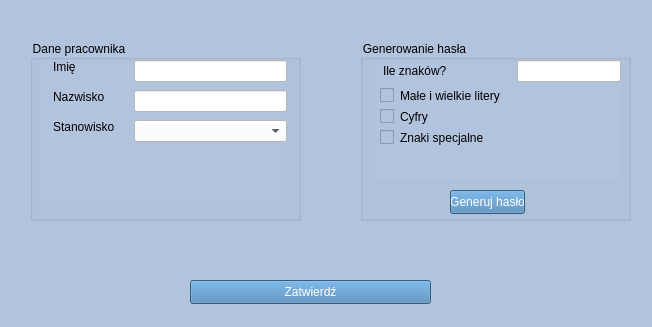
<?xml version="1.0" encoding="UTF-8"?>
<ui version="4.0">
 <class>MainWindow</class>
 <widget class="QMainWindow" name="MainWindow">
  <property name="geometry">
   <rect>
    <x>0</x>
    <y>0</y>
    <width>652</width>
    <height>327</height>
   </rect>
  </property>
  <property name="windowTitle">
   <string>MainWindow</string>
  </property>
  <property name="whatsThis">
   <string>&lt;html&gt;&lt;head/&gt;&lt;body&gt;&lt;p&gt;XDDD SAM NIE WIEM COŚ Z EGZAMINU&lt;/p&gt;&lt;/body&gt;&lt;/html&gt;</string>
  </property>
  <property name="styleSheet">
   <string notr="true">background-color: rgb(178,195,221);</string>
  </property>
  <widget class="QWidget" name="centralwidget">
   <widget class="QGroupBox" name="groupBox">
    <property name="geometry">
     <rect>
      <x>30</x>
      <y>40</y>
      <width>271</width>
      <height>181</height>
     </rect>
    </property>
    <property name="styleSheet">
     <string notr="true">
</string>
    </property>
    <property name="title">
     <string>Dane pracownika</string>
    </property>
    <widget class="QWidget" name="formLayoutWidget">
     <property name="geometry">
      <rect>
       <x>10</x>
       <y>20</y>
       <width>247</width>
       <height>141</height>
      </rect>
     </property>
     <layout class="QFormLayout" name="formLayout">
      <item row="0" column="0">
       <widget class="QLabel" name="imiLabel">
        <property name="styleSheet">
         <string notr="true">border: 0px; margin: 10px; margin-top: 0
</string>
        </property>
        <property name="text">
         <string>Imię</string>
        </property>
       </widget>
      </item>
      <item row="0" column="1">
       <widget class="QLineEdit" name="nameLineEdit">
        <property name="minimumSize">
         <size>
          <width>153</width>
          <height>22</height>
         </size>
        </property>
        <property name="maximumSize">
         <size>
          <width>153</width>
          <height>22</height>
         </size>
        </property>
        <property name="styleSheet">
         <string notr="true">background-color: rgb(255, 255, 255);</string>
        </property>
       </widget>
      </item>
      <item row="1" column="0">
       <widget class="QLabel" name="nazwiskoLabel">
        <property name="styleSheet">
         <string notr="true">border: 0px; margin: 10px; margin-top: 0px
</string>
        </property>
        <property name="text">
         <string>Nazwisko</string>
        </property>
       </widget>
      </item>
      <item row="1" column="1">
       <widget class="QLineEdit" name="surnameLineEdit">
        <property name="styleSheet">
         <string notr="true">background-color: rgb(255, 255, 255);</string>
        </property>
       </widget>
      </item>
      <item row="2" column="0">
       <widget class="QLabel" name="stanowiskoLabel">
        <property name="styleSheet">
         <string notr="true">border: 0px; margin: 10px; margin-top: 0px

</string>
        </property>
        <property name="text">
         <string>Stanowisko</string>
        </property>
       </widget>
      </item>
      <item row="2" column="1">
       <widget class="QComboBox" name="positionComboBox">
        <property name="enabled">
         <bool>true</bool>
        </property>
        <property name="styleSheet">
         <string notr="true">background-color: rgb(255, 255, 255);</string>
        </property>
        <item>
         <property name="text">
          <string/>
         </property>
        </item>
        <item>
         <property name="text">
          <string>Kierownik</string>
         </property>
        </item>
        <item>
         <property name="text">
          <string>Starszy programista</string>
         </property>
        </item>
        <item>
         <property name="text">
          <string>Młodszy programista</string>
         </property>
        </item>
        <item>
         <property name="text">
          <string>Tester</string>
         </property>
        </item>
       </widget>
      </item>
     </layout>
    </widget>
   </widget>
   <widget class="QGroupBox" name="groupBox_2">
    <property name="geometry">
     <rect>
      <x>360</x>
      <y>40</y>
      <width>271</width>
      <height>181</height>
     </rect>
    </property>
    <property name="styleSheet">
     <string notr="true">
</string>
    </property>
    <property name="title">
     <string>Generowanie hasła</string>
    </property>
    <widget class="QWidget" name="formLayoutWidget_2">
     <property name="geometry">
      <rect>
       <x>10</x>
       <y>20</y>
       <width>251</width>
       <height>121</height>
      </rect>
     </property>
     <layout class="QFormLayout" name="formLayout_2">
      <item row="0" column="0">
       <widget class="QLabel" name="ileZnakWLabel">
        <property name="styleSheet">
         <string notr="true">border: 0px; margin-left: 10px; margin-right: 10px</string>
        </property>
        <property name="text">
         <string>Ile znaków?</string>
        </property>
       </widget>
      </item>
      <item row="0" column="1">
       <widget class="QLineEdit" name="charsLineEdit">
        <property name="styleSheet">
         <string notr="true">background-color: rgb(255, 255, 255);</string>
        </property>
       </widget>
      </item>
      <item row="1" column="0">
       <widget class="QCheckBox" name="BigAndSmallCheckBox">
        <property name="styleSheet">
         <string notr="true">margin-left: 10px; margin-right: 10px</string>
        </property>
        <property name="text">
         <string>Małe i wielkie litery</string>
        </property>
       </widget>
      </item>
      <item row="2" column="0">
       <widget class="QCheckBox" name="NumbersCheckBox">
        <property name="styleSheet">
         <string notr="true">margin-left: 10px; margin-right: 10px</string>
        </property>
        <property name="text">
         <string>Cyfry</string>
        </property>
       </widget>
      </item>
      <item row="3" column="0">
       <widget class="QCheckBox" name="SpecialCheckBox">
        <property name="styleSheet">
         <string notr="true">margin-left: 10px; margin-right: 10px</string>
        </property>
        <property name="text">
         <string>Znaki specjalne</string>
        </property>
       </widget>
      </item>
     </layout>
    </widget>
    <widget class="QPushButton" name="GeneratePushButton">
     <property name="geometry">
      <rect>
       <x>90</x>
       <y>150</y>
       <width>75</width>
       <height>24</height>
      </rect>
     </property>
     <property name="styleSheet">
      <string notr="true">background-color: #4682B4;
color: rgb(255, 255, 255);</string>
     </property>
     <property name="text">
      <string>Generuj hasło</string>
     </property>
    </widget>
   </widget>
   <widget class="QPushButton" name="SubmitPushButton">
    <property name="geometry">
     <rect>
      <x>190</x>
      <y>280</y>
      <width>241</width>
      <height>24</height>
     </rect>
    </property>
    <property name="styleSheet">
     <string notr="true">background-color: #4682B4;
color: rgb(255, 255, 255);</string>
    </property>
    <property name="text">
     <string>Zatwierdź</string>
    </property>
   </widget>
  </widget>
  <widget class="QStatusBar" name="statusbar"/>
 </widget>
 <resources/>
 <connections/>
</ui>
